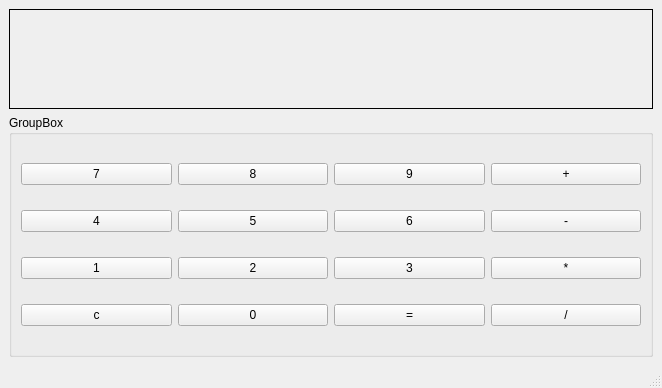
<?xml version="1.0" encoding="UTF-8"?>
<ui version="4.0">
 <class>MainWindow</class>
 <widget class="QMainWindow" name="MainWindow">
  <property name="enabled">
   <bool>true</bool>
  </property>
  <property name="geometry">
   <rect>
    <x>0</x>
    <y>0</y>
    <width>662</width>
    <height>388</height>
   </rect>
  </property>
  <property name="windowTitle">
   <string>MainWindow</string>
  </property>
  <widget class="QWidget" name="centralwidget">
   <layout class="QVBoxLayout" name="verticalLayout">
    <item>
     <widget class="QLabel" name="out">
      <property name="minimumSize">
       <size>
        <width>0</width>
        <height>50</height>
       </size>
      </property>
      <property name="maximumSize">
       <size>
        <width>16777215</width>
        <height>100</height>
       </size>
      </property>
      <property name="font">
       <font>
        <pointsize>14</pointsize>
       </font>
      </property>
      <property name="frameShape">
       <enum>QFrame::Box</enum>
      </property>
      <property name="text">
       <string/>
      </property>
     </widget>
    </item>
    <item>
     <widget class="QGroupBox" name="groupBox">
      <property name="title">
       <string>GroupBox</string>
      </property>
      <layout class="QGridLayout" name="gridLayout">
       <item row="3" column="1">
        <widget class="QPushButton" name="b0">
         <property name="text">
          <string>0</string>
         </property>
        </widget>
       </item>
       <item row="0" column="0">
        <widget class="QPushButton" name="b7">
         <property name="text">
          <string>7</string>
         </property>
        </widget>
       </item>
       <item row="1" column="0">
        <widget class="QPushButton" name="b4">
         <property name="text">
          <string>4</string>
         </property>
        </widget>
       </item>
       <item row="3" column="3">
        <widget class="QPushButton" name="b_div">
         <property name="text">
          <string>/</string>
         </property>
        </widget>
       </item>
       <item row="1" column="3">
        <widget class="QPushButton" name="b_min">
         <property name="text">
          <string>-</string>
         </property>
        </widget>
       </item>
       <item row="0" column="3">
        <widget class="QPushButton" name="b_add">
         <property name="text">
          <string>+</string>
         </property>
        </widget>
       </item>
       <item row="2" column="3">
        <widget class="QPushButton" name="b_mul">
         <property name="text">
          <string>*</string>
         </property>
        </widget>
       </item>
       <item row="2" column="0">
        <widget class="QPushButton" name="b1">
         <property name="text">
          <string>1</string>
         </property>
        </widget>
       </item>
       <item row="1" column="1">
        <widget class="QPushButton" name="b5">
         <property name="text">
          <string>5</string>
         </property>
        </widget>
       </item>
       <item row="2" column="1">
        <widget class="QPushButton" name="b2">
         <property name="text">
          <string>2</string>
         </property>
        </widget>
       </item>
       <item row="2" column="2">
        <widget class="QPushButton" name="b3">
         <property name="text">
          <string>3</string>
         </property>
        </widget>
       </item>
       <item row="3" column="2">
        <widget class="QPushButton" name="b_equ">
         <property name="text">
          <string>=</string>
         </property>
        </widget>
       </item>
       <item row="1" column="2">
        <widget class="QPushButton" name="b6">
         <property name="text">
          <string>6</string>
         </property>
        </widget>
       </item>
       <item row="0" column="2">
        <widget class="QPushButton" name="b9">
         <property name="text">
          <string>9</string>
         </property>
        </widget>
       </item>
       <item row="0" column="1">
        <widget class="QPushButton" name="b8">
         <property name="text">
          <string>8</string>
         </property>
        </widget>
       </item>
       <item row="3" column="0">
        <widget class="QPushButton" name="b_del">
         <property name="text">
          <string>c</string>
         </property>
        </widget>
       </item>
      </layout>
     </widget>
    </item>
   </layout>
  </widget>
  <widget class="QMenuBar" name="menubar">
   <property name="geometry">
    <rect>
     <x>0</x>
     <y>0</y>
     <width>662</width>
     <height>21</height>
    </rect>
   </property>
  </widget>
  <widget class="QStatusBar" name="statusbar"/>
 </widget>
 <resources/>
 <connections/>
</ui>
